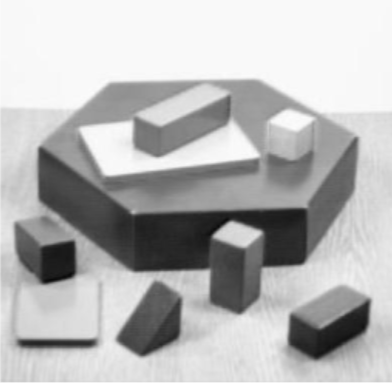
#> input picture computer_vision/基元检测/jiyuanjiance/基元检测/SUSAN算子/Harris-LXT.png, 392 x 383 px
$ python 'Harris交叉点-T型交点2.py'   (older library calls are emulated)
#> lines starting #> are read from the running program, lines starting #| are printed output that depends on the picture; after the words box and inside, x2 and y2 are one past the last pixel; in counts of white or black regions, pixels touching at a corner belong together
# -*- coding: utf-8 -*-
"""
教学示例：Harris交叉点-T型交点2

- 功能：演示 基元检测 中与“Harris交叉点-T型交点2”相关的核心流程。
- 主要数据结构：通常使用 numpy 数组保存图像矩阵，必要时再用列表或字典保存统计结果。
- 这样设置的原因：把参数、卷积核和阈值显式写出来，便于零基础同学逐行观察修改前后的效果。
"""

import cv2
import numpy as np
from pathlib import Path

BASE_DIR = Path(__file__).resolve().parent


def local_path(name: str) -> str:
    """返回脚本目录下的资源路径，保证直接运行脚本时也能找到示例图片。"""
    return str(BASE_DIR / name)


def detect_cross_points(image, harris_response, threshold=0.01):
    """
    检测交叉点 (X型) - 红色

    参数:
        image: 原始图像
        harris_response: Harris响应矩阵
        threshold: 角点阈值

    返回:
        cross_points: 交叉点坐标列表
        result_img: 标记了交叉点的图像
    """
    # 获取角点坐标
    corner_coords = np.argwhere(harris_response > threshold * harris_response.max())

    cross_points = []
    window_size = 15
    half = window_size // 2

    gray = cv2.cvtColor(image, cv2.COLOR_BGR2GRAY) if len(image.shape) == 3 else image

    for y, x in corner_coords:
        # 提取局部区域
        y1, y2 = max(0, y - half), min(gray.shape[0], y + half + 1)
        x1, x2 = max(0, x - half), min(gray.shape[1], x + half + 1)
        patch = gray[y1:y2, x1:x2]

        if patch.size < 100:
            continue

        # 计算梯度方向
        sobelx = cv2.Sobel(patch, cv2.CV_64F, 1, 0, ksize=3)
        sobely = cv2.Sobel(patch, cv2.CV_64F, 0, 1, ksize=3)

        magnitude = np.sqrt(sobelx ** 2 + sobely ** 2)
        direction = np.arctan2(sobely, sobelx) * 180 / np.pi

        # 梯度方向直方图
        mag_threshold = np.mean(magnitude) * 0.5
        strong_pixels = magnitude > mag_threshold

        if np.sum(strong_pixels) < 10:
            continue

        hist, _ = np.histogram(direction[strong_pixels], bins=36, range=(-180, 180))
        hist = np.convolve(hist, [1, 2, 1], mode='same')

        # 找峰值
        peaks = []
        for i in range(1, len(hist) - 1):
            if hist[i] > hist[i - 1] and hist[i] > hist[i + 1] and hist[i] > np.mean(hist) * 1.2:
                peaks.append(i)

        # 交叉点：4个或以上峰值
        if len(peaks) >= 4:
            cross_points.append((x, y))

    # 标记交叉点
    result_img = image.copy()
    for x, y in cross_points:
        cv2.circle(result_img, (x, y), 7, (0, 0, 255), -1)  # 红色
        cv2.putText(result_img, 'X', (x - 15, y - 15), cv2.FONT_HERSHEY_SIMPLEX, 0.5, (0, 0, 255), 1)

    print(f"检测到交叉点: {len(cross_points)}")
    return cross_points, result_img


def detect_t_junctions(image, harris_response, threshold=0.01):
    """
    检测T型交点 - 黑色

    参数:
        image: 原始图像
        harris_response: Harris响应矩阵
        threshold: 角点阈值

    返回:
        t_junctions: T型交点坐标列表
        result_img: 标记了T型交点的图像
    """
    # 获取角点坐标
    corner_coords = np.argwhere(harris_response > threshold * harris_response.max())

    t_junctions = []
    window_size = 15
    half = window_size // 2

    gray = cv2.cvtColor(image, cv2.COLOR_BGR2GRAY) if len(image.shape) == 3 else image

    for y, x in corner_coords:
        # 提取局部区域
        y1, y2 = max(0, y - half), min(gray.shape[0], y + half + 1)
        x1, x2 = max(0, x - half), min(gray.shape[1], x + half + 1)
        patch = gray[y1:y2, x1:x2]

        if patch.size < 100:
            continue

        # 计算梯度方向
        sobelx = cv2.Sobel(patch, cv2.CV_64F, 1, 0, ksize=3)
        sobely = cv2.Sobel(patch, cv2.CV_64F, 0, 1, ksize=3)

        magnitude = np.sqrt(sobelx ** 2 + sobely ** 2)
        direction = np.arctan2(sobely, sobelx) * 180 / np.pi

        # 梯度方向直方图
        mag_threshold = np.mean(magnitude) * 0.5
        strong_pixels = magnitude > mag_threshold

        if np.sum(strong_pixels) < 10:
            continue

        hist, _ = np.histogram(direction[strong_pixels], bins=36, range=(-180, 180))
        hist = np.convolve(hist, [1, 2, 1], mode='same')

        # 找峰值
        peaks = []
        for i in range(1, len(hist) - 1):
            if hist[i] > hist[i - 1] and hist[i] > hist[i + 1] and hist[i] > np.mean(hist) * 1.2:
                peaks.append(i)

        # T型交点：3个峰值
        if len(peaks) == 3:
            t_junctions.append((x, y))

    # 标记T型交点
    result_img = image.copy()
    for x, y in t_junctions:
        cv2.circle(result_img, (x, y), 7, (0, 0, 0), -1)  # 黑色
        cv2.putText(result_img, 'T', (x - 15, y - 15), cv2.FONT_HERSHEY_SIMPLEX, 0.5, (0, 0, 0), 1)

    print(f"检测到T型交点: {len(t_junctions)}")
    return t_junctions, result_img


def detect_corners(image, harris_response, threshold=0.01):
    """
    检测L型角点 - 蓝色

    参数:
        image: 原始图像
        harris_response: Harris响应矩阵
        threshold: 角点阈值

    返回:
        corners: L型角点坐标列表
        result_img: 标记了L型角点的图像
    """
    # 获取角点坐标
    corner_coords = np.argwhere(harris_response > threshold * harris_response.max())

    l_corners = []
    window_size = 15
    half = window_size // 2

    gray = cv2.cvtColor(image, cv2.COLOR_BGR2GRAY) if len(image.shape) == 3 else image

    for y, x in corner_coords:
        # 提取局部区域
        y1, y2 = max(0, y - half), min(gray.shape[0], y + half + 1)
        x1, x2 = max(0, x - half), min(gray.shape[1], x + half + 1)
        patch = gray[y1:y2, x1:x2]

        if patch.size < 100:
            continue

        # 计算梯度方向
        sobelx = cv2.Sobel(patch, cv2.CV_64F, 1, 0, ksize=3)
        sobely = cv2.Sobel(patch, cv2.CV_64F, 0, 1, ksize=3)

        magnitude = np.sqrt(sobelx ** 2 + sobely ** 2)
        direction = np.arctan2(sobely, sobelx) * 180 / np.pi

        # 梯度方向直方图
        mag_threshold = np.mean(magnitude) * 0.5
        strong_pixels = magnitude > mag_threshold

        if np.sum(strong_pixels) < 10:
            continue

        hist, _ = np.histogram(direction[strong_pixels], bins=36, range=(-180, 180))
        hist = np.convolve(hist, [1, 2, 1], mode='same')

        # 找峰值
        peaks = []
        for i in range(1, len(hist) - 1):
            if hist[i] > hist[i - 1] and hist[i] > hist[i + 1] and hist[i] > np.mean(hist) * 1.2:
                peaks.append(i)

        # L型角点：2个峰值
        if len(peaks) == 2:
            l_corners.append((x, y))

    # 标记L型角点
    result_img = image.copy()
    for x, y in l_corners:
        cv2.circle(result_img, (x, y), 5, (255, 0, 0), -1)  # 蓝色
        cv2.putText(result_img, 'L', (x - 15, y - 15), cv2.FONT_HERSHEY_SIMPLEX, 0.5, (255, 0, 0), 1)

    print(f"检测到L型角点: {len(l_corners)}")
    return l_corners, result_img


def create_test_image():
    """创建包含各种类型的测试图像"""
    img = np.zeros((400, 400, 3), dtype=np.uint8)

    # X型交叉点 (红色)
    cv2.line(img, (100, 100), (200, 200), (255, 255, 255), 2)
    cv2.line(img, (200, 100), (100, 200), (255, 255, 255), 2)

    # T型交点 (黑色)
    cv2.line(img, (300, 100), (300, 200), (255, 255, 255), 2)
    cv2.line(img, (250, 150), (350, 150), (255, 255, 255), 2)

    # L型角点 (蓝色)
    cv2.rectangle(img, (50, 250), (150, 350), (255, 255, 255), 2)

    # 添加标签
    cv2.putText(img, 'X', (130, 80), cv2.FONT_HERSHEY_SIMPLEX, 0.5, (255, 255, 255), 1)
    cv2.putText(img, 'T', (330, 80), cv2.FONT_HERSHEY_SIMPLEX, 0.5, (255, 255, 255), 1)
    cv2.putText(img, 'L', (80, 230), cv2.FONT_HERSHEY_SIMPLEX, 0.5, (255, 255, 255), 1)

    return img


def main(image_path=None):
    """主函数 - 调用三个检测函数"""

    # 读取或创建图像
    if image_path and cv2.imread(image_path) is not None:
        img = cv2.imread(image_path)
#> img is the input picture: shape (383, 392, 3); min 9, max 252, mean 182.8
        print(f"读取图像: {image_path}")
    else:
        img = create_test_image()
        print("使用测试图像")

    original = img.copy()
    gray = cv2.cvtColor(img, cv2.COLOR_BGR2GRAY)

    # Harris角点检测
    print("\n正在进行Harris角点检测...")
    gray_float = np.float32(gray)
    harris_response = cv2.cornerHarris(gray_float, 2, 3, 0.04)
    harris_response = cv2.dilate(harris_response, None)
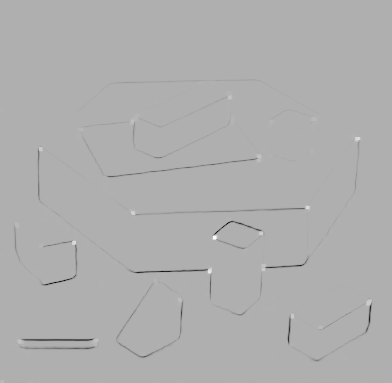
#> harris_response: shape (383, 392) float32; min -860359, max 386964.8, mean -3601.9; drawn with min black and max white

    # 调用三个检测函数
    print("\n" + "=" * 40)
    cross_points, img_cross = detect_cross_points(img, harris_response)
#> in detect_cross_points, `corner_coords = np.argwhere(harris_response > threshold * harris_respo..`: corner_coords = 1223 pairs, first value 82 to 382, second value 0 to 371
#> the loop in detect_cross_points, `for y, x in corner_coords:` made 1223 passes
#> (y, x, y1, y2, x1, x2, mag_threshold) on passes 1 to 3: (82, 197, 75, 90, 190, 205, 38.06), (82, 198, 75, 90, 191, 206, 37.65), (82, 199, 75, 90, 192, 207, 37.07)
#> after the loop in detect_cross_points, `for y, x in corner_coords:`: cross_points = 96 pairs, first value 2 to 370, second value 92 to 382
#> the loop in detect_cross_points, `for x, y in cross_points:` made 96 passes
#> (x, y) on passes 1 to 12: (232, 92), (230, 93), (232, 93), (229, 94), (230, 94), (231, 94), (229, 95), (230, 95), (231, 95), (232, 95), (230, 96), (232, 96)
#> after the loop in detect_cross_points, `for x, y in cross_points:`:
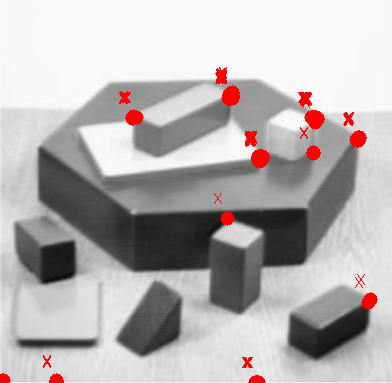
#> result_img: shape (383, 392, 3); 2% of pixels changed, all inside (x1, y1, x2, y2) = (0, 67, 378, 383)
#| 检测到交叉点: 96
    t_junctions, img_t = detect_t_junctions(img, harris_response)
#> the loop in detect_t_junctions, `for y, x in corner_coords:` made 1223 passes
#> the loop in detect_t_junctions, `for x, y in t_junctions:` made 471 passes
#> (x, y) on passes 1 to 3: (231, 91), (230, 92), (231, 92)
#> after the loop in detect_t_junctions, `for x, y in t_junctions:`:
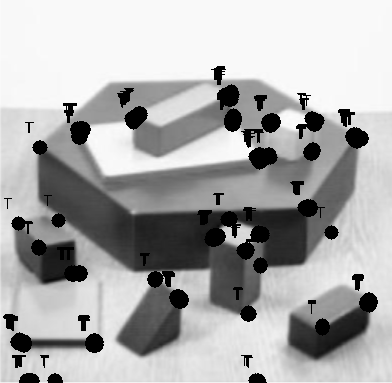
#> result_img: shape (383, 392, 3); 7.17% of pixels changed, all inside (x1, y1, x2, y2) = (3, 66, 378, 383)
#| 检测到T型交点: 471
    corners, img_corner = detect_corners(img, harris_response)
#> the loop in detect_corners, `for y, x in corner_coords:` made 1223 passes
#> (y, x) on passes 1 to 3: (82, 197), (82, 198), (82, 199)
#> the loop in detect_corners, `for x, y in l_corners:` made 511 passes
#> (x, y) on passes 1 to 3: (197, 82), (198, 82), (199, 82)
#> after the loop in detect_corners, `for x, y in l_corners:`:
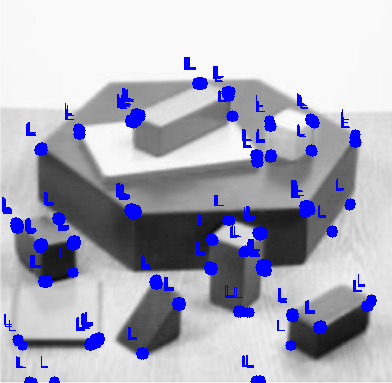
#> result_img: shape (383, 392, 3); 6.44% of pixels changed, all inside (x1, y1, x2, y2) = (2, 57, 377, 383)
#| 检测到L型角点: 511
    print("=" * 40)

    # 合并结果
    result = original.copy()

    # 蓝色: L型角点
    for x, y in corners:
        cv2.circle(result, (x, y), 5, (255, 0, 0), -1)
        cv2.putText(result, 'L', (x - 15, y - 15), cv2.FONT_HERSHEY_SIMPLEX, 0.5, (255, 0, 0), 1)
#> this loop made 511 passes

    # 黑色: T型交点
    for x, y in t_junctions:
        cv2.circle(result, (x, y), 7, (0, 0, 0), -1)
        cv2.putText(result, 'T', (x - 15, y - 15), cv2.FONT_HERSHEY_SIMPLEX, 0.5, (0, 0, 0), 1)
#> this loop made 471 passes
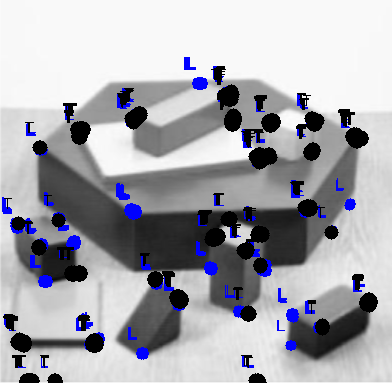
#> result: shape (383, 392, 3); 7.17% of pixels changed, all inside (x1, y1, x2, y2) = (3, 66, 378, 383)

    # 红色: X型交叉点
    for x, y in cross_points:
        cv2.circle(result, (x, y), 7, (0, 0, 255), -1)
        cv2.putText(result, 'X', (x - 15, y - 15), cv2.FONT_HERSHEY_SIMPLEX, 0.5, (0, 0, 255), 1)
#> this loop made 96 passes
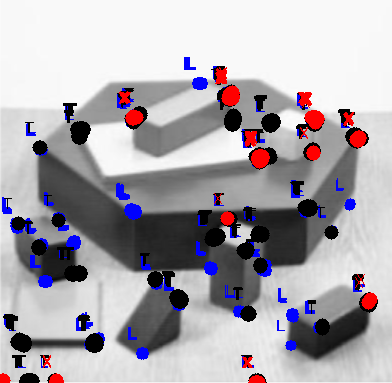
#> result: shape (383, 392, 3); 2% of pixels changed, all inside (x1, y1, x2, y2) = (0, 67, 378, 383)

    # 显示结果
    cv2.imshow('Original', original)
    cv2.imshow('Cross Points (X) - Red', img_cross)
    cv2.imshow('T Junctions - Black', img_t)
    cv2.imshow('L Corners - Blue', img_corner)
    cv2.imshow('Combined Result', result)

    # 显示Harris响应图
    harris_norm = cv2.normalize(harris_response, None, 0, 255, cv2.NORM_MINMAX).astype(np.uint8)
    harris_color = cv2.applyColorMap(harris_norm, cv2.COLORMAP_HOT)
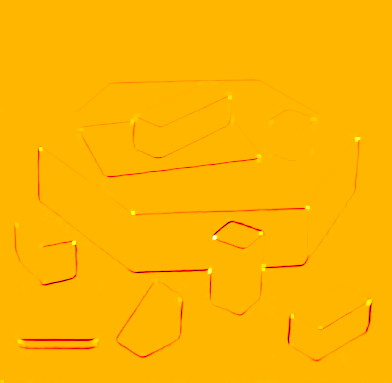
#> harris_color: shape (383, 392, 3); mean B, G, R 0, 180.4, 254.9
    cv2.imshow('Harris Response', harris_color)

    print("\n检测结果汇总:")
    print(f"L型角点 (蓝色): {len(corners)}")
#| L型角点 (蓝色): 511
    print(f"T型交点 (黑色): {len(t_junctions)}")
#| T型交点 (黑色): 471
    print(f"X型交叉点 (红色): {len(cross_points)}")
#| X型交叉点 (红色): 96
    print(f"总计: {len(corners) + len(t_junctions) + len(cross_points)}")
#| 总计: 1078

    cv2.waitKey(0)
    cv2.destroyAllWindows()

    # [6 lines of commented-out code are left out]


if __name__ == "__main__":
    # 使用示例: main('your_image.jpg') 或 main() 使用测试图像
    # main('img.png')
    main(local_path("Harris-LXT.png"))
